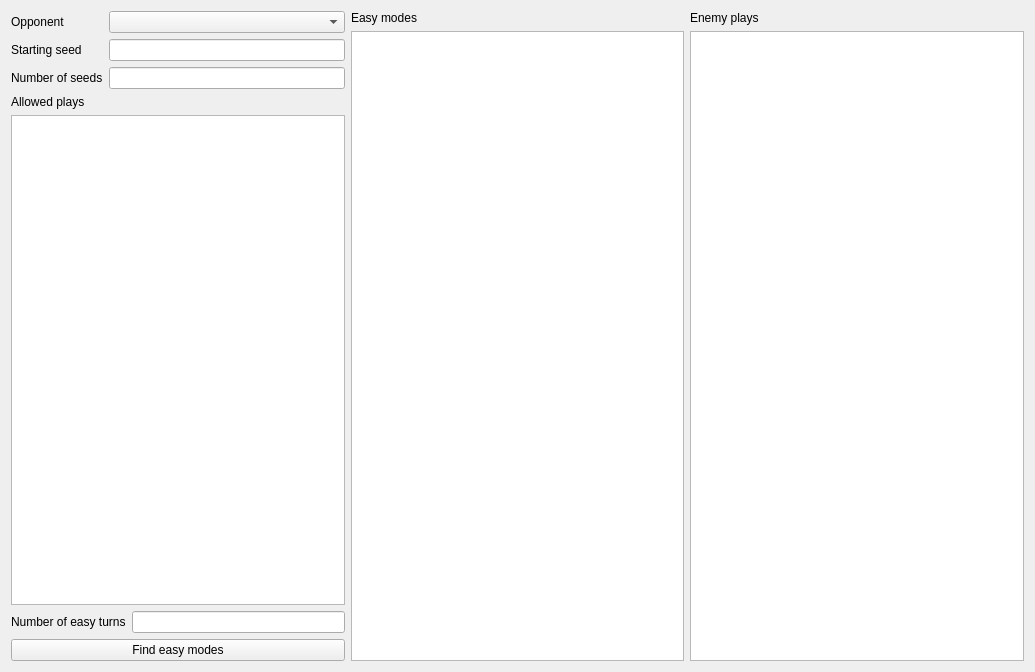
<?xml version="1.0" encoding="UTF-8"?>
<ui version="4.0">
 <class>EasyModeForm</class>
 <widget class="QWidget" name="EasyModeForm">
  <property name="geometry">
   <rect>
    <x>0</x>
    <y>0</y>
    <width>1035</width>
    <height>672</height>
   </rect>
  </property>
  <property name="windowTitle">
   <string>Form</string>
  </property>
  <layout class="QHBoxLayout" name="horizontalLayout_2">
   <item>
    <layout class="QVBoxLayout" name="verticalLayout_2">
     <item>
      <layout class="QGridLayout" name="gridLayout">
       <item row="1" column="0">
        <widget class="QLabel" name="label_4">
         <property name="text">
          <string>Starting seed</string>
         </property>
        </widget>
       </item>
       <item row="0" column="0">
        <widget class="QLabel" name="label_3">
         <property name="text">
          <string>Opponent</string>
         </property>
        </widget>
       </item>
       <item row="2" column="0">
        <widget class="QLabel" name="label_5">
         <property name="text">
          <string>Number of seeds</string>
         </property>
        </widget>
       </item>
       <item row="1" column="1">
        <widget class="QLineEdit" name="startSeedBox"/>
       </item>
       <item row="2" column="1">
        <widget class="QLineEdit" name="numbSeedBox"/>
       </item>
       <item row="0" column="1">
        <widget class="QComboBox" name="opponents"/>
       </item>
      </layout>
     </item>
     <item>
      <widget class="QLabel" name="label_7">
       <property name="text">
        <string>Allowed plays</string>
       </property>
      </widget>
     </item>
     <item>
      <widget class="QListView" name="allowedCards">
       <property name="minimumSize">
        <size>
         <width>280</width>
         <height>0</height>
        </size>
       </property>
      </widget>
     </item>
     <item>
      <layout class="QHBoxLayout" name="horizontalLayout">
       <item>
        <widget class="QLabel" name="label_6">
         <property name="text">
          <string>Number of easy turns</string>
         </property>
        </widget>
       </item>
       <item>
        <widget class="QLineEdit" name="easyTurnsBox"/>
       </item>
      </layout>
     </item>
     <item>
      <widget class="QPushButton" name="findEasyBtn">
       <property name="text">
        <string>Find easy modes</string>
       </property>
      </widget>
     </item>
    </layout>
   </item>
   <item>
    <layout class="QVBoxLayout" name="verticalLayout">
     <item>
      <widget class="QLabel" name="label_2">
       <property name="text">
        <string>Easy modes</string>
       </property>
      </widget>
     </item>
     <item>
      <widget class="QListView" name="easyModesBox"/>
     </item>
    </layout>
   </item>
   <item>
    <layout class="QVBoxLayout" name="verticalLayout_3">
     <item>
      <widget class="QLabel" name="label">
       <property name="text">
        <string>Enemy plays</string>
       </property>
      </widget>
     </item>
     <item>
      <widget class="QTextEdit" name="playsBox">
       <property name="minimumSize">
        <size>
         <width>250</width>
         <height>0</height>
        </size>
       </property>
       <property name="readOnly">
        <bool>true</bool>
       </property>
      </widget>
     </item>
    </layout>
   </item>
  </layout>
 </widget>
 <resources/>
 <connections/>
</ui>
